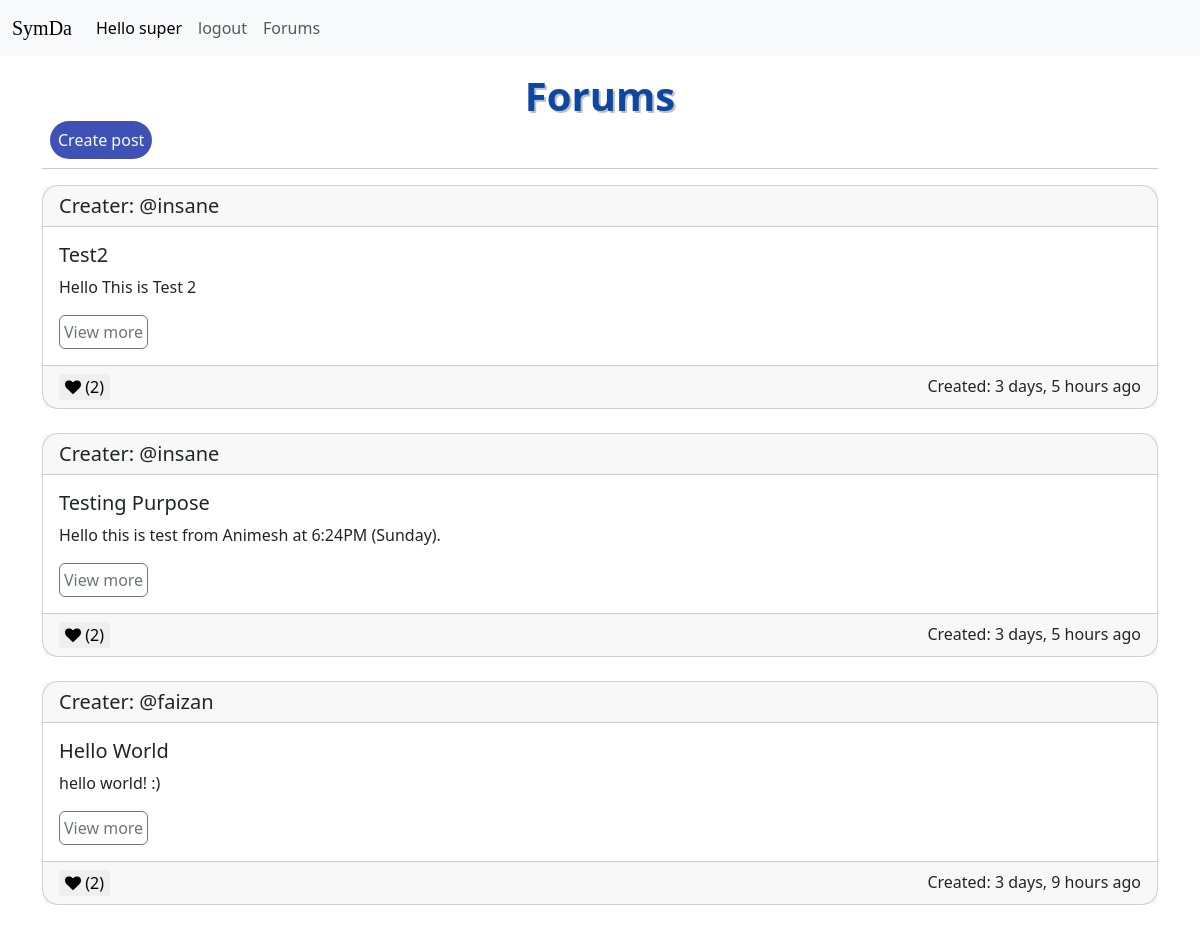
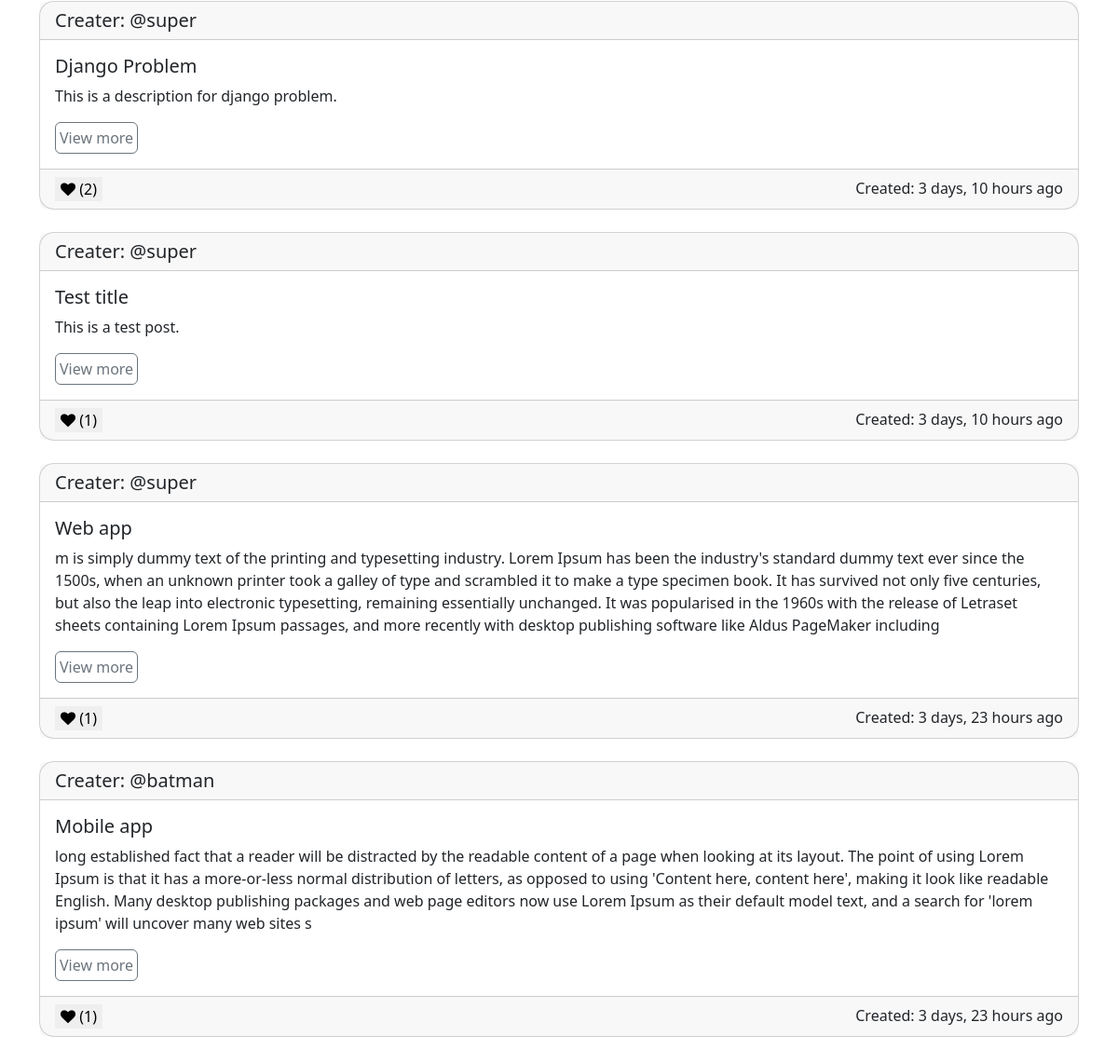
/forums/ (signed in), run on the app's committed database (2 pictures, top to bottom).
### forum_app/models.py (models this page shows, shortened)
class Post(models.Model):
    user = models.ForeignKey(User, on_delete=models.CASCADE)
    title = models.CharField(max_length=200, null=True)
    description = models.TextField(null=True)
    likes = models.ManyToManyField(User, related_name='blog_post')
    rand_num = models.IntegerField(null=True, blank=True)
    created = models.DateTimeField(auto_now_add=True)
    class Meta:
        ordering = ['-created']

### forum_app/views.py (the view)
# urls.py: path('', views.forums, name='forums'),
def forums(request):
    posts = Post.objects.all()
    context = {'posts': posts}
    return render(request, 'forum_app/forums.html', context)

### forum_app/templates/forum_app/forums.html (shortened to what this page needs)
{% extends 'index.html' %}
{% block content %}
<h1 class="text-center text-shadow fw-bold" style="color: #0D47A1;">Forums</h1>
<a href="{% url 'create-post' %}" class="rounded-pill p-2 m-2 create-post">Create post</a><br>
<hr>
{% for post in posts %}
<div class="card rounded-4">
  <h5 class="card-header">Creater: @{{post.user.username}}</h5>
  <div class="card-body">
    <h5 class="card-title">{{post.title}}</h5>
    <p class="card-text">{{post.description}}</p>
    <a href="{% url 'post' post.id %}" class="btn btn-outline-secondary p-1">View more</a>
  </div>
  <div class="card-footer">
    <div id="like-form">
      <form method="POST" action="{% url 'like-post' post.id %}">
        <button type="submit" name="like-post" style="border: none;">
          <i id="{{post.id}}-like-dislike" class="fa fa-heart"></i> ({{post.likes.count}})
        </button>
      </form>
    </div>
    <div>Created: {{post.created|timesince}} ago</div>
  </div>
</div><br>
{% endfor %}
{% endblock content %}

### templates/navbar.html (shortened to what this page needs)
<nav class="navbar navbar-expand-lg bg-body-tertiary">
    <div class="container-fluid">
      <a class="navbar-brand" href="{% url 'home' %}" style="font-family: fantasy;">SymDa</a>
      <div class="collapse navbar-collapse" id="navbarSupportedContent">
        <ul class="navbar-nav me-auto mb-2 mb-lg-0">
            {% if request.user.is_authenticated %}
            <li class="nav-item">
              <a class="nav-link active" aria-current="page" href="#">Hello {{request.user.username}}</a>
            </li>
          <li class="nav-item">
            <a class="nav-link" href="{% url 'logout' %}">logout</a>
          </li>
          {% endif %}
          <li class="nav-item">
            <a class="nav-link" href="{% url 'forums' %}">Forums</a>
          </li>
        </ul>
      </div>
    </div>
  </nav>

### templates/index.html (style rules this page uses)
.text-shadow { text-shadow: 2px 2px rgba(0, 0, 0, 0.249); }

### forum_app/templates/forum_app/forums.html (style rules this page uses)
#like-form { display: flex; flex: 1; }
.card-footer { display: flex; }
.create-post { text-decoration: none; background-color: #3F51B5; color: azure; }
.text-shadow { text-shadow: 2px 2px rgba(0, 0, 0, 0.249); }

### data on the page
Post: user.username "insane", title "Test2", description "Hello This is Test 2", likes.count "2", created "3 days, 5 hours"
Post: user.username "insane", title "Testing Purpose", description "Hello this is test from Animesh at 6:24PM (Sunday).", likes.count "2", created "3 days, 5 hours"
Post: user.username "faizan", title "Hello World", description "hello world! :)", likes.count "2", created "3 days, 9 hours"
Post: user.username "super", title "Django Problem", description "This is a description for django problem.", likes.count "2", created "3 days, 10 hours"
Post: user.username "super", title "Test title", description "This is a test post.", likes.count "1", created "3 days, 10 hours"
Post: user.username "super", title "Web app", description "m is simply dummy text of the printing and typesetting industry. Lorem Ipsum has been the industry's standard dummy text ever since the 1500s, when an unknown printer took a galley of type and scrambled it to make a type specimen book. It has survived not only five centuries, but also the leap into electronic typesetting, remaining essentially unchanged. It was popularised in the 1960s with the release of Letraset sheets containing Lorem Ipsum passages, and more recently with desktop publishing software like Aldus PageMaker including", likes.count "1", created "3 days, 23 hours"
Post: user.username "batman", title "Mobile app", description "long established fact that a reader will be distracted by the readable content of a page when looking at its layout. The point of using Lorem Ipsum is that it has a more-or-less normal distribution of letters, as opposed to using 'Content here, content here', making it look like readable English. Many desktop publishing packages and web page editors now use Lorem Ipsum as their default model text, and a search for 'lorem ipsum' will uncover many web sites s", likes.count "1", created "3 days, 23 hours"

### other printed values
{{ request.user.username }} "super"
